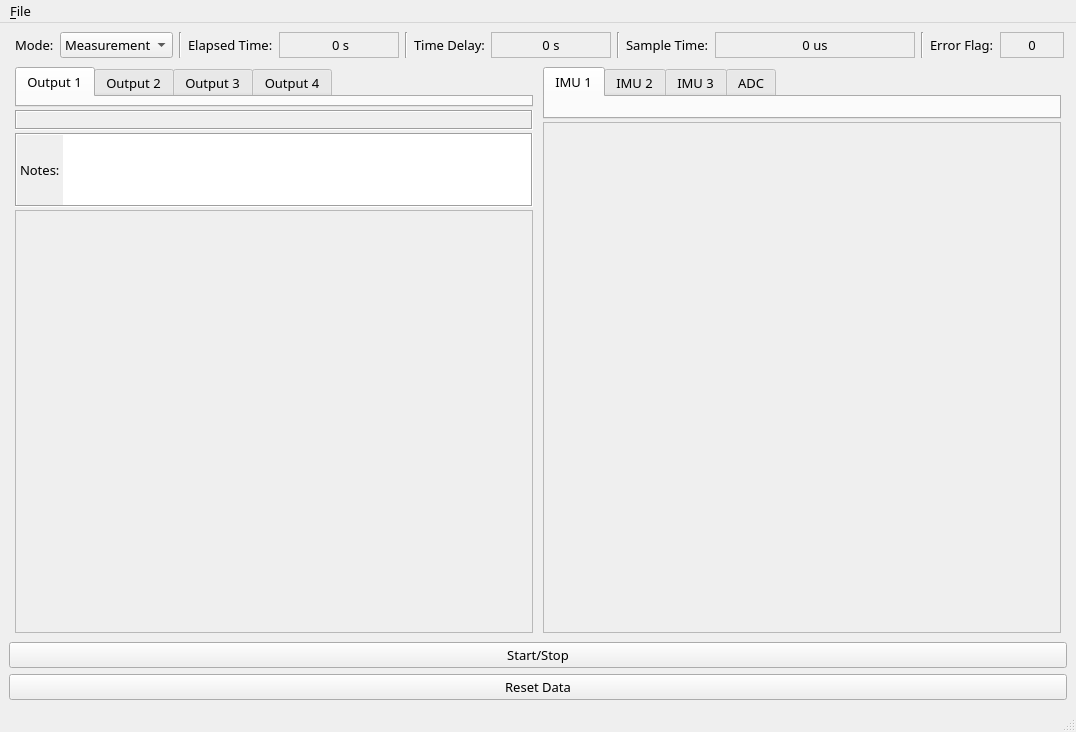
<?xml version="1.0" encoding="UTF-8"?>
<ui version="4.0">
 <class>MainWindow</class>
 <widget class="QMainWindow" name="MainWindow">
  <property name="geometry">
   <rect>
    <x>0</x>
    <y>0</y>
    <width>1076</width>
    <height>732</height>
   </rect>
  </property>
  <property name="sizePolicy">
   <sizepolicy hsizetype="Fixed" vsizetype="Fixed">
    <horstretch>0</horstretch>
    <verstretch>0</verstretch>
   </sizepolicy>
  </property>
  <property name="font">
   <font>
    <family>Fira Sans</family>
    <pointsize>10</pointsize>
   </font>
  </property>
  <property name="windowTitle">
   <string>ActVib</string>
  </property>
  <widget class="QWidget" name="centralwidget">
   <layout class="QVBoxLayout" name="verticalLayout">
    <item>
     <widget class="QFrame" name="frame_3">
      <property name="sizePolicy">
       <sizepolicy hsizetype="Expanding" vsizetype="Fixed">
        <horstretch>0</horstretch>
        <verstretch>0</verstretch>
       </sizepolicy>
      </property>
      <property name="frameShape">
       <enum>QFrame::Shape::NoFrame</enum>
      </property>
      <property name="frameShadow">
       <enum>QFrame::Shadow::Raised</enum>
      </property>
      <property name="lineWidth">
       <number>0</number>
      </property>
      <layout class="QHBoxLayout" name="horizontalLayout_3">
       <property name="leftMargin">
        <number>6</number>
       </property>
       <property name="topMargin">
        <number>0</number>
       </property>
       <property name="rightMargin">
        <number>3</number>
       </property>
       <property name="bottomMargin">
        <number>0</number>
       </property>
       <item>
        <widget class="QLabel" name="label_2">
         <property name="text">
          <string>Mode:</string>
         </property>
        </widget>
       </item>
       <item>
        <widget class="QComboBox" name="comboMode">
         <property name="sizePolicy">
          <sizepolicy hsizetype="Expanding" vsizetype="Fixed">
           <horstretch>0</horstretch>
           <verstretch>0</verstretch>
          </sizepolicy>
         </property>
         <property name="minimumSize">
          <size>
           <width>110</width>
           <height>0</height>
          </size>
         </property>
         <property name="styleSheet">
          <string notr="true"/>
         </property>
         <item>
          <property name="text">
           <string>Measurement</string>
          </property>
         </item>
         <item>
          <property name="text">
           <string>Control</string>
          </property>
         </item>
        </widget>
       </item>
       <item>
        <widget class="Line" name="line">
         <property name="orientation">
          <enum>Qt::Orientation::Vertical</enum>
         </property>
        </widget>
       </item>
       <item>
        <widget class="QLabel" name="label_4">
         <property name="text">
          <string>Elapsed Time:</string>
         </property>
        </widget>
       </item>
       <item>
        <widget class="QLabel" name="elapsedTime">
         <property name="sizePolicy">
          <sizepolicy hsizetype="Expanding" vsizetype="Preferred">
           <horstretch>0</horstretch>
           <verstretch>0</verstretch>
          </sizepolicy>
         </property>
         <property name="minimumSize">
          <size>
           <width>120</width>
           <height>0</height>
          </size>
         </property>
         <property name="frameShape">
          <enum>QFrame::Shape::StyledPanel</enum>
         </property>
         <property name="lineWidth">
          <number>2</number>
         </property>
         <property name="text">
          <string> 0 s</string>
         </property>
         <property name="alignment">
          <set>Qt::AlignmentFlag::AlignCenter</set>
         </property>
        </widget>
       </item>
       <item>
        <widget class="Line" name="line_2">
         <property name="orientation">
          <enum>Qt::Orientation::Vertical</enum>
         </property>
        </widget>
       </item>
       <item>
        <widget class="QLabel" name="label_5">
         <property name="text">
          <string>Time Delay:</string>
         </property>
        </widget>
       </item>
       <item>
        <widget class="QLabel" name="controlTime">
         <property name="sizePolicy">
          <sizepolicy hsizetype="Expanding" vsizetype="Preferred">
           <horstretch>0</horstretch>
           <verstretch>0</verstretch>
          </sizepolicy>
         </property>
         <property name="minimumSize">
          <size>
           <width>120</width>
           <height>0</height>
          </size>
         </property>
         <property name="frameShape">
          <enum>QFrame::Shape::StyledPanel</enum>
         </property>
         <property name="text">
          <string>0 s</string>
         </property>
         <property name="alignment">
          <set>Qt::AlignmentFlag::AlignCenter</set>
         </property>
        </widget>
       </item>
       <item>
        <widget class="Line" name="line_3">
         <property name="orientation">
          <enum>Qt::Orientation::Vertical</enum>
         </property>
        </widget>
       </item>
       <item>
        <widget class="QLabel" name="label_6">
         <property name="text">
          <string>Sample Time:</string>
         </property>
        </widget>
       </item>
       <item>
        <widget class="QLabel" name="sampleTime">
         <property name="sizePolicy">
          <sizepolicy hsizetype="Expanding" vsizetype="Preferred">
           <horstretch>0</horstretch>
           <verstretch>0</verstretch>
          </sizepolicy>
         </property>
         <property name="minimumSize">
          <size>
           <width>200</width>
           <height>0</height>
          </size>
         </property>
         <property name="frameShape">
          <enum>QFrame::Shape::StyledPanel</enum>
         </property>
         <property name="text">
          <string>0 us</string>
         </property>
         <property name="alignment">
          <set>Qt::AlignmentFlag::AlignCenter</set>
         </property>
        </widget>
       </item>
       <item>
        <widget class="Line" name="line_4">
         <property name="orientation">
          <enum>Qt::Orientation::Vertical</enum>
         </property>
        </widget>
       </item>
       <item>
        <widget class="QLabel" name="label_3">
         <property name="text">
          <string>Error Flag:</string>
         </property>
        </widget>
       </item>
       <item>
        <widget class="QLabel" name="errorLabel">
         <property name="sizePolicy">
          <sizepolicy hsizetype="Expanding" vsizetype="Preferred">
           <horstretch>0</horstretch>
           <verstretch>0</verstretch>
          </sizepolicy>
         </property>
         <property name="minimumSize">
          <size>
           <width>50</width>
           <height>0</height>
          </size>
         </property>
         <property name="styleSheet">
          <string notr="true"/>
         </property>
         <property name="frameShape">
          <enum>QFrame::Shape::StyledPanel</enum>
         </property>
         <property name="text">
          <string>0</string>
         </property>
         <property name="alignment">
          <set>Qt::AlignmentFlag::AlignCenter</set>
         </property>
        </widget>
       </item>
      </layout>
     </widget>
    </item>
    <item>
     <widget class="QFrame" name="frame">
      <property name="frameShape">
       <enum>QFrame::Shape::NoFrame</enum>
      </property>
      <property name="frameShadow">
       <enum>QFrame::Shadow::Raised</enum>
      </property>
      <property name="lineWidth">
       <number>0</number>
      </property>
      <layout class="QHBoxLayout" name="horizontalLayout">
       <property name="spacing">
        <number>4</number>
       </property>
       <property name="leftMargin">
        <number>3</number>
       </property>
       <property name="topMargin">
        <number>0</number>
       </property>
       <property name="rightMargin">
        <number>3</number>
       </property>
       <property name="bottomMargin">
        <number>0</number>
       </property>
       <item>
        <widget class="QFrame" name="frame11">
         <property name="sizePolicy">
          <sizepolicy hsizetype="Expanding" vsizetype="Preferred">
           <horstretch>0</horstretch>
           <verstretch>0</verstretch>
          </sizepolicy>
         </property>
         <layout class="QVBoxLayout" name="verticalLayout_2">
          <property name="spacing">
           <number>3</number>
          </property>
          <property name="leftMargin">
           <number>3</number>
          </property>
          <property name="topMargin">
           <number>3</number>
          </property>
          <property name="rightMargin">
           <number>3</number>
          </property>
          <property name="bottomMargin">
           <number>3</number>
          </property>
          <item>
           <widget class="QTabWidget" name="tabWidget">
            <property name="enabled">
             <bool>true</bool>
            </property>
            <property name="sizePolicy">
             <sizepolicy hsizetype="Expanding" vsizetype="Fixed">
              <horstretch>0</horstretch>
              <verstretch>0</verstretch>
             </sizepolicy>
            </property>
            <property name="baseSize">
             <size>
              <width>0</width>
              <height>0</height>
             </size>
            </property>
            <property name="locale">
             <locale language="English" country="UnitedStates"/>
            </property>
            <property name="currentIndex">
             <number>0</number>
            </property>
            <property name="elideMode">
             <enum>Qt::TextElideMode::ElideLeft</enum>
            </property>
            <property name="tabBarAutoHide">
             <bool>false</bool>
            </property>
            <widget class="QWidget" name="canal1">
             <property name="sizePolicy">
              <sizepolicy hsizetype="Preferred" vsizetype="Minimum">
               <horstretch>0</horstretch>
               <verstretch>0</verstretch>
              </sizepolicy>
             </property>
             <property name="locale">
              <locale language="English" country="UnitedStates"/>
             </property>
             <attribute name="title">
              <string>Output 1</string>
             </attribute>
             <layout class="QVBoxLayout" name="verticalLayout_7">
              <property name="spacing">
               <number>3</number>
              </property>
              <property name="leftMargin">
               <number>3</number>
              </property>
              <property name="topMargin">
               <number>3</number>
              </property>
              <property name="rightMargin">
               <number>3</number>
              </property>
              <property name="bottomMargin">
               <number>3</number>
              </property>
             </layout>
            </widget>
            <widget class="QWidget" name="canal2">
             <property name="sizePolicy">
              <sizepolicy hsizetype="Preferred" vsizetype="Minimum">
               <horstretch>0</horstretch>
               <verstretch>0</verstretch>
              </sizepolicy>
             </property>
             <attribute name="title">
              <string>Output 2</string>
             </attribute>
             <layout class="QVBoxLayout" name="verticalLayout_6">
              <property name="spacing">
               <number>3</number>
              </property>
              <property name="leftMargin">
               <number>3</number>
              </property>
              <property name="topMargin">
               <number>3</number>
              </property>
              <property name="rightMargin">
               <number>3</number>
              </property>
              <property name="bottomMargin">
               <number>3</number>
              </property>
             </layout>
            </widget>
            <widget class="QWidget" name="canal3">
             <property name="sizePolicy">
              <sizepolicy hsizetype="Preferred" vsizetype="Minimum">
               <horstretch>0</horstretch>
               <verstretch>0</verstretch>
              </sizepolicy>
             </property>
             <attribute name="title">
              <string>Output 3</string>
             </attribute>
             <layout class="QVBoxLayout" name="verticalLayout_4">
              <property name="spacing">
               <number>3</number>
              </property>
              <property name="leftMargin">
               <number>3</number>
              </property>
              <property name="topMargin">
               <number>3</number>
              </property>
              <property name="rightMargin">
               <number>3</number>
              </property>
              <property name="bottomMargin">
               <number>3</number>
              </property>
             </layout>
            </widget>
            <widget class="QWidget" name="canal4">
             <property name="sizePolicy">
              <sizepolicy hsizetype="Preferred" vsizetype="Minimum">
               <horstretch>0</horstretch>
               <verstretch>0</verstretch>
              </sizepolicy>
             </property>
             <attribute name="title">
              <string>Output 4</string>
             </attribute>
             <layout class="QVBoxLayout" name="verticalLayout_5">
              <property name="spacing">
               <number>3</number>
              </property>
              <property name="leftMargin">
               <number>3</number>
              </property>
              <property name="topMargin">
               <number>3</number>
              </property>
              <property name="rightMargin">
               <number>3</number>
              </property>
              <property name="bottomMargin">
               <number>3</number>
              </property>
             </layout>
            </widget>
           </widget>
          </item>
          <item>
           <widget class="QFrame" name="controlFrame">
            <property name="sizePolicy">
             <sizepolicy hsizetype="Preferred" vsizetype="Preferred">
              <horstretch>0</horstretch>
              <verstretch>0</verstretch>
             </sizepolicy>
            </property>
            <property name="minimumSize">
             <size>
              <width>0</width>
              <height>20</height>
             </size>
            </property>
            <property name="autoFillBackground">
             <bool>false</bool>
            </property>
            <property name="styleSheet">
             <string notr="true"/>
            </property>
            <property name="frameShape">
             <enum>QFrame::Shape::Box</enum>
            </property>
            <property name="frameShadow">
             <enum>QFrame::Shadow::Sunken</enum>
            </property>
            <layout class="QHBoxLayout" name="horizontalLayout_5">
             <property name="spacing">
              <number>0</number>
             </property>
             <property name="leftMargin">
              <number>0</number>
             </property>
             <property name="topMargin">
              <number>0</number>
             </property>
             <property name="rightMargin">
              <number>0</number>
             </property>
             <property name="bottomMargin">
              <number>0</number>
             </property>
            </layout>
           </widget>
          </item>
          <item>
           <widget class="QFrame" name="frame_4">
            <property name="frameShape">
             <enum>QFrame::Shape::Box</enum>
            </property>
            <property name="frameShadow">
             <enum>QFrame::Shadow::Sunken</enum>
            </property>
            <layout class="QHBoxLayout" name="horizontalLayout_2">
             <property name="spacing">
              <number>3</number>
             </property>
             <property name="leftMargin">
              <number>3</number>
             </property>
             <property name="topMargin">
              <number>0</number>
             </property>
             <property name="rightMargin">
              <number>0</number>
             </property>
             <property name="bottomMargin">
              <number>0</number>
             </property>
             <item>
              <widget class="QLabel" name="label">
               <property name="text">
                <string>&lt;html&gt;&lt;head/&gt;&lt;body&gt;&lt;p&gt;Notes:&lt;/p&gt;&lt;/body&gt;&lt;/html&gt;</string>
               </property>
               <property name="alignment">
                <set>Qt::AlignmentFlag::AlignLeading|Qt::AlignmentFlag::AlignLeft|Qt::AlignmentFlag::AlignVCenter</set>
               </property>
              </widget>
             </item>
             <item>
              <widget class="QTextEdit" name="notes">
               <property name="sizePolicy">
                <sizepolicy hsizetype="Expanding" vsizetype="Fixed">
                 <horstretch>0</horstretch>
                 <verstretch>0</verstretch>
                </sizepolicy>
               </property>
               <property name="minimumSize">
                <size>
                 <width>0</width>
                 <height>70</height>
                </size>
               </property>
               <property name="maximumSize">
                <size>
                 <width>16777215</width>
                 <height>70</height>
                </size>
               </property>
               <property name="frameShape">
                <enum>QFrame::Shape::NoFrame</enum>
               </property>
               <property name="frameShadow">
                <enum>QFrame::Shadow::Plain</enum>
               </property>
              </widget>
             </item>
            </layout>
           </widget>
          </item>
          <item>
           <widget class="QFrame" name="frame_5">
            <property name="sizePolicy">
             <sizepolicy hsizetype="Preferred" vsizetype="Expanding">
              <horstretch>0</horstretch>
              <verstretch>0</verstretch>
             </sizepolicy>
            </property>
            <property name="minimumSize">
             <size>
              <width>10</width>
              <height>10</height>
             </size>
            </property>
            <property name="maximumSize">
             <size>
              <width>1000</width>
              <height>1000</height>
             </size>
            </property>
            <property name="baseSize">
             <size>
              <width>25</width>
              <height>25</height>
             </size>
            </property>
            <property name="autoFillBackground">
             <bool>false</bool>
            </property>
            <property name="frameShape">
             <enum>QFrame::Shape::StyledPanel</enum>
            </property>
            <property name="frameShadow">
             <enum>QFrame::Shadow::Raised</enum>
            </property>
            <layout class="QVBoxLayout" name="plotLayout2">
             <property name="spacing">
              <number>0</number>
             </property>
             <property name="leftMargin">
              <number>0</number>
             </property>
             <property name="topMargin">
              <number>0</number>
             </property>
             <property name="rightMargin">
              <number>0</number>
             </property>
             <property name="bottomMargin">
              <number>0</number>
             </property>
            </layout>
           </widget>
          </item>
         </layout>
        </widget>
       </item>
       <item>
        <widget class="QFrame" name="frame_2">
         <property name="sizePolicy">
          <sizepolicy hsizetype="Expanding" vsizetype="Preferred">
           <horstretch>0</horstretch>
           <verstretch>0</verstretch>
          </sizepolicy>
         </property>
         <layout class="QVBoxLayout" name="verticalLayout_3">
          <property name="spacing">
           <number>3</number>
          </property>
          <property name="leftMargin">
           <number>3</number>
          </property>
          <property name="topMargin">
           <number>3</number>
          </property>
          <property name="rightMargin">
           <number>3</number>
          </property>
          <property name="bottomMargin">
           <number>3</number>
          </property>
          <item>
           <widget class="QTabWidget" name="tabSensors">
            <property name="sizePolicy">
             <sizepolicy hsizetype="Expanding" vsizetype="Minimum">
              <horstretch>0</horstretch>
              <verstretch>0</verstretch>
             </sizepolicy>
            </property>
            <property name="currentIndex">
             <number>0</number>
            </property>
            <widget class="QWidget" name="imutab1">
             <attribute name="title">
              <string>IMU 1</string>
             </attribute>
             <layout class="QVBoxLayout" name="IMU1Layout">
              <property name="leftMargin">
               <number>8</number>
              </property>
              <property name="topMargin">
               <number>3</number>
              </property>
              <property name="rightMargin">
               <number>8</number>
              </property>
              <property name="bottomMargin">
               <number>3</number>
              </property>
             </layout>
            </widget>
            <widget class="QWidget" name="imutab2">
             <attribute name="title">
              <string>IMU 2</string>
             </attribute>
             <layout class="QVBoxLayout" name="verticalLayout_9"/>
            </widget>
            <widget class="QWidget" name="imutab3">
             <attribute name="title">
              <string>IMU 3</string>
             </attribute>
             <layout class="QVBoxLayout" name="verticalLayout_10"/>
            </widget>
            <widget class="QWidget" name="adctab">
             <attribute name="title">
              <string>ADC</string>
             </attribute>
             <layout class="QVBoxLayout" name="verticalLayout_13">
              <property name="leftMargin">
               <number>8</number>
              </property>
              <property name="topMargin">
               <number>3</number>
              </property>
              <property name="rightMargin">
               <number>8</number>
              </property>
              <property name="bottomMargin">
               <number>3</number>
              </property>
             </layout>
            </widget>
           </widget>
          </item>
          <item>
           <widget class="QFrame" name="plotFrameOut">
            <property name="sizePolicy">
             <sizepolicy hsizetype="Preferred" vsizetype="Expanding">
              <horstretch>0</horstretch>
              <verstretch>0</verstretch>
             </sizepolicy>
            </property>
            <property name="frameShape">
             <enum>QFrame::Shape::StyledPanel</enum>
            </property>
            <property name="frameShadow">
             <enum>QFrame::Shadow::Raised</enum>
            </property>
            <layout class="QVBoxLayout" name="plotOutLayout">
             <property name="spacing">
              <number>3</number>
             </property>
             <property name="sizeConstraint">
              <enum>QLayout::SizeConstraint::SetDefaultConstraint</enum>
             </property>
             <property name="leftMargin">
              <number>0</number>
             </property>
             <property name="topMargin">
              <number>0</number>
             </property>
             <property name="rightMargin">
              <number>0</number>
             </property>
             <property name="bottomMargin">
              <number>0</number>
             </property>
            </layout>
           </widget>
          </item>
         </layout>
        </widget>
       </item>
      </layout>
     </widget>
    </item>
    <item>
     <widget class="QPushButton" name="bInit">
      <property name="sizePolicy">
       <sizepolicy hsizetype="Preferred" vsizetype="Fixed">
        <horstretch>0</horstretch>
        <verstretch>0</verstretch>
       </sizepolicy>
      </property>
      <property name="text">
       <string>Start/Stop</string>
      </property>
     </widget>
    </item>
    <item>
     <widget class="QPushButton" name="bLimpar">
      <property name="sizePolicy">
       <sizepolicy hsizetype="Preferred" vsizetype="Fixed">
        <horstretch>0</horstretch>
        <verstretch>0</verstretch>
       </sizepolicy>
      </property>
      <property name="text">
       <string>Reset Data</string>
      </property>
     </widget>
    </item>
   </layout>
  </widget>
  <widget class="QMenuBar" name="menubar">
   <property name="geometry">
    <rect>
     <x>0</x>
     <y>0</y>
     <width>1076</width>
     <height>20</height>
    </rect>
   </property>
   <widget class="QMenu" name="menuArquivo">
    <property name="font">
     <font>
      <family>Fira Sans</family>
      <pointsize>10</pointsize>
     </font>
    </property>
    <property name="locale">
     <locale language="English" country="UnitedStates"/>
    </property>
    <property name="title">
     <string>&amp;File</string>
    </property>
    <widget class="QMenu" name="menuSelecionar_Porta">
     <property name="title">
      <string>Port</string>
     </property>
     <addaction name="actionCOM1"/>
     <addaction name="actionCOM2"/>
     <addaction name="actionCOM3"/>
     <addaction name="actionCOM4"/>
     <addaction name="actionCOM5"/>
     <addaction name="actionCOM6"/>
     <addaction name="actionCOM7"/>
     <addaction name="actionCOM8"/>
     <addaction name="actionCOM9"/>
     <addaction name="actionCOM10"/>
     <addaction name="actionCOM11"/>
     <addaction name="actionCOM12"/>
    </widget>
    <widget class="QMenu" name="menuSampling_Rate">
     <property name="title">
      <string>Sampling Rate</string>
     </property>
     <addaction name="actionMPU6050"/>
     <addaction name="action1_ms"/>
     <addaction name="action2_ms"/>
     <addaction name="action3_ms"/>
     <addaction name="action4_ms"/>
     <addaction name="separator"/>
     <addaction name="actionLSM6DS3"/>
     <addaction name="action104"/>
     <addaction name="action208_Hz"/>
     <addaction name="action416_Hz"/>
     <addaction name="action832_Hz"/>
    </widget>
    <widget class="QMenu" name="menuMax_Time">
     <property name="title">
      <string>Max Time</string>
     </property>
     <addaction name="action10_min"/>
     <addaction name="action20_min"/>
     <addaction name="action30_min"/>
    </widget>
    <widget class="QMenu" name="menuSerial_Baud_Rate">
     <property name="title">
      <string>Serial Baud Rate</string>
     </property>
     <addaction name="action115200"/>
     <addaction name="action500000"/>
     <addaction name="action921600"/>
     <addaction name="action1000000"/>
    </widget>
    <addaction name="actionSalvar_dados"/>
    <addaction name="actionUpload"/>
    <addaction name="actionPathModeling"/>
    <addaction name="actionDataViewer"/>
    <addaction name="actionAutomator"/>
    <addaction name="actionAdditional"/>
    <addaction name="menuSelecionar_Porta"/>
    <addaction name="menuSampling_Rate"/>
    <addaction name="menuMax_Time"/>
    <addaction name="menuSerial_Baud_Rate"/>
    <addaction name="actionFirmware_Update"/>
    <addaction name="separator"/>
    <addaction name="actionSavePlus"/>
    <addaction name="actionDefineWorkdir"/>
    <addaction name="actionWorkdirManager"/>
    <addaction name="separator"/>
    <addaction name="actionSair"/>
   </widget>
   <addaction name="menuArquivo"/>
  </widget>
  <widget class="QStatusBar" name="statusbar"/>
  <action name="actionSalvar_dados">
   <property name="text">
    <string>&amp;Save...</string>
   </property>
  </action>
  <action name="actionSair">
   <property name="text">
    <string>Quit</string>
   </property>
  </action>
  <action name="actionCOM1">
   <property name="text">
    <string>COM1</string>
   </property>
  </action>
  <action name="actionCOM2">
   <property name="text">
    <string>COM2</string>
   </property>
  </action>
  <action name="actionCOM3">
   <property name="text">
    <string>COM3</string>
   </property>
  </action>
  <action name="actionCOM4">
   <property name="text">
    <string>COM4</string>
   </property>
  </action>
  <action name="actionCOM5">
   <property name="text">
    <string>COM5</string>
   </property>
  </action>
  <action name="actionCOM6">
   <property name="text">
    <string>COM6</string>
   </property>
  </action>
  <action name="actionCOM7">
   <property name="text">
    <string>COM7</string>
   </property>
  </action>
  <action name="actionCOM8">
   <property name="text">
    <string>COM8</string>
   </property>
  </action>
  <action name="actionCOM9">
   <property name="text">
    <string>COM9</string>
   </property>
  </action>
  <action name="actionCOM10">
   <property name="text">
    <string>COM10</string>
   </property>
  </action>
  <action name="actionCOM11">
   <property name="text">
    <string>COM11</string>
   </property>
  </action>
  <action name="actionCOM12">
   <property name="text">
    <string>COM12</string>
   </property>
  </action>
  <action name="actionUpload">
   <property name="text">
    <string>Upload secondary and feedback responses...</string>
   </property>
  </action>
  <action name="actionDefineWorkdir">
   <property name="text">
    <string>Define Workdir</string>
   </property>
  </action>
  <action name="actionSavePlus">
   <property name="text">
    <string>Save and Update Metada in Workdir</string>
   </property>
  </action>
  <action name="actionWorkdirManager">
   <property name="text">
    <string>Workdir Manager</string>
   </property>
  </action>
  <action name="actionTeste">
   <property name="text">
    <string>Teste</string>
   </property>
  </action>
  <action name="action1_ms">
   <property name="text">
    <string>250 Hz</string>
   </property>
  </action>
  <action name="action2_ms">
   <property name="text">
    <string>333 Hz</string>
   </property>
  </action>
  <action name="action3_ms">
   <property name="text">
    <string>500 Hz</string>
   </property>
  </action>
  <action name="action4_ms">
   <property name="text">
    <string>1000 Hz</string>
   </property>
  </action>
  <action name="action5_ms">
   <property name="text">
    <string>5 ms</string>
   </property>
  </action>
  <action name="actionPathModeling">
   <property name="text">
    <string>&amp;Path modeling...</string>
   </property>
  </action>
  <action name="actionDataViewer">
   <property name="text">
    <string>Data Viewer...</string>
   </property>
  </action>
  <action name="actionAdditional">
   <property name="text">
    <string>Additional system setup...</string>
   </property>
  </action>
  <action name="actionAutomator">
   <property name="text">
    <string>Automator...</string>
   </property>
  </action>
  <action name="action10_min">
   <property name="text">
    <string>10 min</string>
   </property>
  </action>
  <action name="action20_min">
   <property name="text">
    <string>20 min</string>
   </property>
  </action>
  <action name="action30_min">
   <property name="text">
    <string>30 min</string>
   </property>
  </action>
  <action name="actionFirmware_Update">
   <property name="text">
    <string>Firmware/Software Updater...</string>
   </property>
  </action>
  <action name="action115200">
   <property name="text">
    <string>115200</string>
   </property>
  </action>
  <action name="action500000">
   <property name="text">
    <string>500000</string>
   </property>
  </action>
  <action name="action1000000">
   <property name="text">
    <string>1000000</string>
   </property>
  </action>
  <action name="action921600">
   <property name="text">
    <string>921600</string>
   </property>
  </action>
  <action name="action208_Hz">
   <property name="text">
    <string>208 Hz</string>
   </property>
  </action>
  <action name="action416_Hz">
   <property name="text">
    <string>416 Hz</string>
   </property>
  </action>
  <action name="action832_Hz">
   <property name="text">
    <string>832 Hz</string>
   </property>
  </action>
  <action name="action104">
   <property name="text">
    <string>104 Hz</string>
   </property>
  </action>
  <action name="actionteste">
   <property name="text">
    <string>teste</string>
   </property>
  </action>
  <action name="actionMPU6050">
   <property name="enabled">
    <bool>false</bool>
   </property>
   <property name="text">
    <string>MPU6050:</string>
   </property>
  </action>
  <action name="actionLSM6DS3">
   <property name="enabled">
    <bool>false</bool>
   </property>
   <property name="text">
    <string>LSM6DS3:</string>
   </property>
  </action>
 </widget>
 <resources/>
 <connections/>
</ui>
